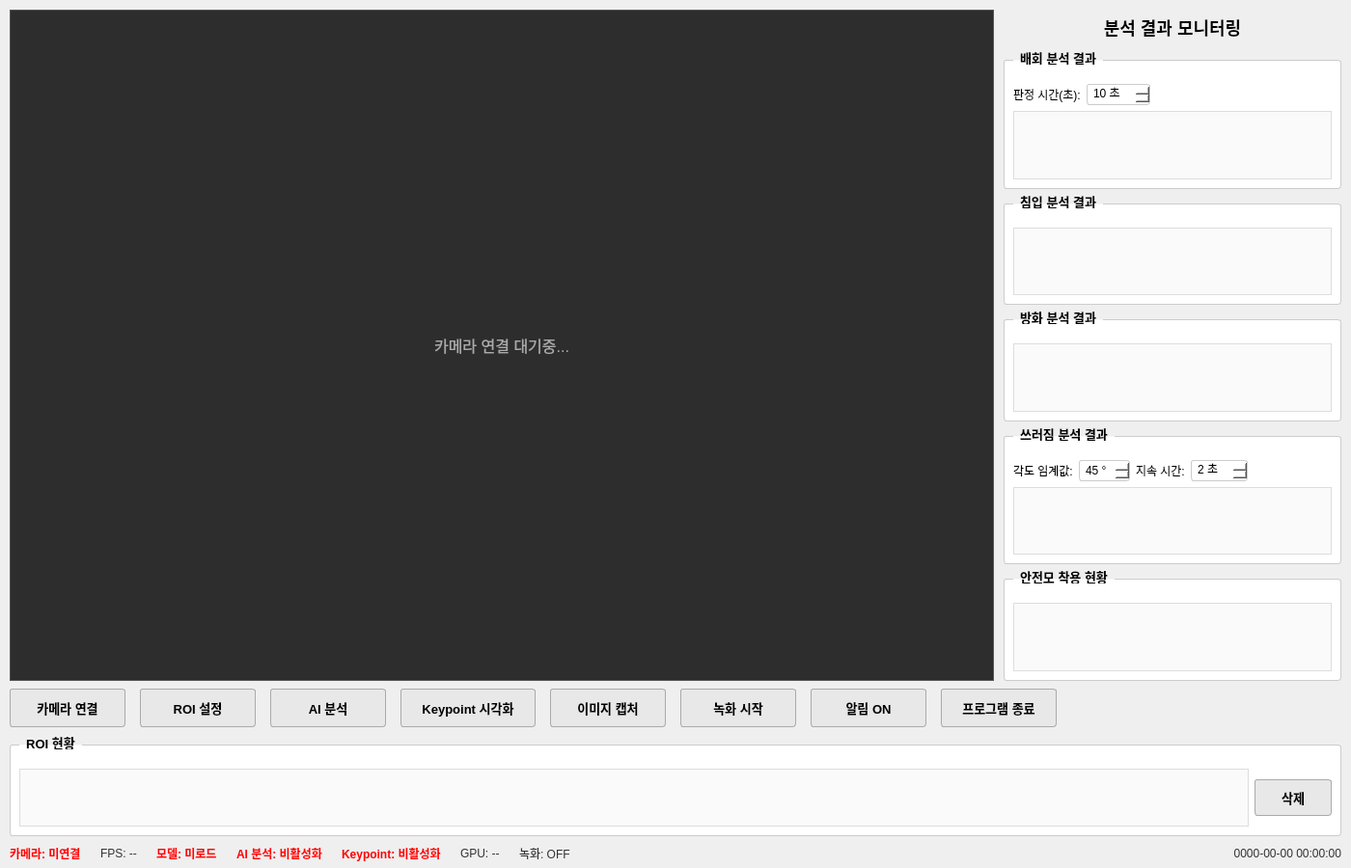
<?xml version="1.0" encoding="UTF-8"?>
<ui version="4.0">
 <class>MainWindow</class>
 <widget class="QMainWindow" name="MainWindow">
  <property name="geometry">
   <rect><x>0</x><y>0</y><width>1400</width><height>900</height></rect>
  </property>
  <property name="windowTitle">
   <string>YOLO 기반 이상행동 감지 시스템</string>
  </property>
  <widget class="QWidget" name="centralwidget">
   <layout class="QVBoxLayout" name="mainVLayout">
    <property name="spacing"><number>8</number></property>
    <property name="leftMargin"><number>10</number></property>
    <property name="topMargin"><number>10</number></property>
    <property name="rightMargin"><number>10</number></property>
    <property name="bottomMargin"><number>5</number></property>
    <!-- 상단: 카메라 + 분석 결과 패널 -->
    <item>
     <layout class="QHBoxLayout" name="contentLayout">
      <property name="spacing"><number>10</number></property>
      <!-- 카메라 영상 영역 -->
      <item>
       <widget class="QLabel" name="labelCamera">
        <property name="minimumSize"><size><width>640</width><height>480</height></size></property>
        <property name="sizePolicy">
         <sizepolicy hsizetype="Expanding" vsizetype="Expanding">
          <horstretch>3</horstretch><verstretch>0</verstretch>
         </sizepolicy>
        </property>
        <property name="styleSheet">
         <string notr="true">QLabel { background-color: #2d2d2d; color: #aaaaaa; font-size: 16px; border: 1px solid #555555; }</string>
        </property>
        <property name="text"><string>카메라 연결 대기중...</string></property>
        <property name="alignment"><set>Qt::AlignCenter</set></property>
       </widget>
      </item>
      <!-- 우측 분석 결과 패널 -->
      <item>
       <widget class="QWidget" name="analysisPanel">
        <property name="minimumSize"><size><width>350</width><height>0</height></size></property>
        <property name="maximumSize"><size><width>420</width><height>16777215</height></size></property>
        <layout class="QVBoxLayout" name="analysisPanelLayout">
         <property name="spacing"><number>5</number></property>
         <property name="leftMargin"><number>0</number></property>
         <property name="topMargin"><number>0</number></property>
         <property name="rightMargin"><number>0</number></property>
         <property name="bottomMargin"><number>0</number></property>
         <!-- 타이틀 -->
         <item>
          <widget class="QLabel" name="labelAnalysisTitle">
           <property name="styleSheet">
            <string notr="true">QLabel { font-size: 18px; font-weight: bold; padding: 5px; }</string>
           </property>
           <property name="text"><string>분석 결과 모니터링</string></property>
           <property name="alignment"><set>Qt::AlignCenter</set></property>
          </widget>
         </item>
         <!-- 배회 분석 -->
         <item>
          <widget class="QGroupBox" name="groupLoitering">
           <property name="title"><string>배회 분석 결과</string></property>
           <property name="styleSheet">
            <string notr="true">QGroupBox { font-size: 13px; font-weight: bold; border: 1px solid #cccccc; border-radius: 3px; margin-top: 10px; padding-top: 15px; background-color: white; } QGroupBox::title { subcontrol-origin: margin; left: 10px; padding: 0 5px; }</string>
           </property>
           <layout class="QVBoxLayout" name="loiteringLayout">
            <item>
             <layout class="QHBoxLayout" name="loiterThreshLayout">
              <item>
               <widget class="QLabel" name="labelLoiterThresh">
                <property name="text"><string>판정 시간(초):</string></property>
                <property name="styleSheet">
                 <string notr="true">QLabel { font-size: 12px; font-weight: normal; }</string>
                </property>
               </widget>
              </item>
              <item>
               <widget class="QSpinBox" name="spinLoiterTime">
                <property name="minimum"><number>0</number></property>
                <property name="maximum"><number>100</number></property>
                <property name="value"><number>10</number></property>
                <property name="suffix"><string> 초</string></property>
                <property name="styleSheet">
                 <string notr="true">QSpinBox { font-size: 12px; font-weight: normal; padding: 2px 4px; border: 1px solid #cccccc; border-radius: 3px; background-color: white; }</string>
                </property>
               </widget>
              </item>
              <item>
               <spacer name="loiterThreshSpacer">
                <property name="orientation"><enum>Qt::Horizontal</enum></property>
                <property name="sizeHint" stdset="0"><size><width>40</width><height>20</height></size></property>
               </spacer>
              </item>
             </layout>
            </item>
            <item>
             <widget class="QTextEdit" name="textLoitering">
              <property name="readOnly"><bool>true</bool></property>
              <property name="maximumSize"><size><width>16777215</width><height>120</height></size></property>
              <property name="styleSheet">
               <string notr="true">QTextEdit { border: 1px solid #dddddd; font-size: 11px; background-color: #fafafa; }</string>
              </property>
             </widget>
            </item>
           </layout>
          </widget>
         </item>
         <!-- 침입 분석 -->
         <item>
          <widget class="QGroupBox" name="groupIntrusion">
           <property name="title"><string>침입 분석 결과</string></property>
           <property name="styleSheet">
            <string notr="true">QGroupBox { font-size: 13px; font-weight: bold; border: 1px solid #cccccc; border-radius: 3px; margin-top: 10px; padding-top: 15px; background-color: white; } QGroupBox::title { subcontrol-origin: margin; left: 10px; padding: 0 5px; }</string>
           </property>
           <layout class="QVBoxLayout" name="intrusionLayout">
            <item>
             <widget class="QTextEdit" name="textIntrusion">
              <property name="readOnly"><bool>true</bool></property>
              <property name="maximumSize"><size><width>16777215</width><height>120</height></size></property>
              <property name="styleSheet">
               <string notr="true">QTextEdit { border: 1px solid #dddddd; font-size: 11px; background-color: #fafafa; }</string>
              </property>
             </widget>
            </item>
           </layout>
          </widget>
         </item>
         <!-- 방화 분석 -->
         <item>
          <widget class="QGroupBox" name="groupFire">
           <property name="title"><string>방화 분석 결과</string></property>
           <property name="styleSheet">
            <string notr="true">QGroupBox { font-size: 13px; font-weight: bold; border: 1px solid #cccccc; border-radius: 3px; margin-top: 10px; padding-top: 15px; background-color: white; } QGroupBox::title { subcontrol-origin: margin; left: 10px; padding: 0 5px; }</string>
           </property>
           <layout class="QVBoxLayout" name="fireLayout">
            <item>
             <widget class="QTextEdit" name="textFire">
              <property name="readOnly"><bool>true</bool></property>
              <property name="maximumSize"><size><width>16777215</width><height>120</height></size></property>
              <property name="styleSheet">
               <string notr="true">QTextEdit { border: 1px solid #dddddd; font-size: 11px; background-color: #fafafa; }</string>
              </property>
             </widget>
            </item>
           </layout>
          </widget>
         </item>
         <!-- 쓰러짐 분석 -->
         <item>
          <widget class="QGroupBox" name="groupFalldown">
           <property name="title"><string>쓰러짐 분석 결과</string></property>
           <property name="styleSheet">
            <string notr="true">QGroupBox { font-size: 13px; font-weight: bold; border: 1px solid #cccccc; border-radius: 3px; margin-top: 10px; padding-top: 15px; background-color: white; } QGroupBox::title { subcontrol-origin: margin; left: 10px; padding: 0 5px; }</string>
           </property>
           <layout class="QVBoxLayout" name="falldownLayout">
            <item>
             <layout class="QHBoxLayout" name="fallThreshLayout">
              <item>
               <widget class="QLabel" name="labelFallAngle">
                <property name="text"><string>각도 임계값:</string></property>
                <property name="styleSheet">
                 <string notr="true">QLabel { font-size: 12px; font-weight: normal; }</string>
                </property>
               </widget>
              </item>
              <item>
               <widget class="QSpinBox" name="spinFallAngle">
                <property name="minimum"><number>10</number></property>
                <property name="maximum"><number>80</number></property>
                <property name="value"><number>45</number></property>
                <property name="suffix"><string> °</string></property>
                <property name="styleSheet">
                 <string notr="true">QSpinBox { font-size: 12px; font-weight: normal; padding: 2px 4px; border: 1px solid #cccccc; border-radius: 3px; background-color: white; }</string>
                </property>
               </widget>
              </item>
              <item>
               <widget class="QLabel" name="labelFallTime">
                <property name="text"><string>지속 시간:</string></property>
                <property name="styleSheet">
                 <string notr="true">QLabel { font-size: 12px; font-weight: normal; }</string>
                </property>
               </widget>
              </item>
              <item>
               <widget class="QSpinBox" name="spinFallTime">
                <property name="minimum"><number>0</number></property>
                <property name="maximum"><number>30</number></property>
                <property name="value"><number>2</number></property>
                <property name="suffix"><string> 초</string></property>
                <property name="styleSheet">
                 <string notr="true">QSpinBox { font-size: 12px; font-weight: normal; padding: 2px 4px; border: 1px solid #cccccc; border-radius: 3px; background-color: white; }</string>
                </property>
               </widget>
              </item>
              <item>
               <spacer name="fallThreshSpacer">
                <property name="orientation"><enum>Qt::Horizontal</enum></property>
                <property name="sizeHint" stdset="0"><size><width>40</width><height>20</height></size></property>
               </spacer>
              </item>
             </layout>
            </item>
            <item>
             <widget class="QTextEdit" name="textFalldown">
              <property name="readOnly"><bool>true</bool></property>
              <property name="maximumSize"><size><width>16777215</width><height>120</height></size></property>
              <property name="styleSheet">
               <string notr="true">QTextEdit { border: 1px solid #dddddd; font-size: 11px; background-color: #fafafa; }</string>
              </property>
             </widget>
            </item>
           </layout>
          </widget>
         </item>
         <!-- 안전모 착용 현황 -->
         <item>
          <widget class="QGroupBox" name="groupHelmet">
           <property name="title"><string>안전모 착용 현황</string></property>
           <property name="styleSheet">
            <string notr="true">QGroupBox { font-size: 13px; font-weight: bold; border: 1px solid #cccccc; border-radius: 3px; margin-top: 10px; padding-top: 15px; background-color: white; } QGroupBox::title { subcontrol-origin: margin; left: 10px; padding: 0 5px; }</string>
           </property>
           <layout class="QVBoxLayout" name="helmetLayout">
            <item>
             <widget class="QTextEdit" name="textHelmet">
              <property name="readOnly"><bool>true</bool></property>
              <property name="maximumSize"><size><width>16777215</width><height>120</height></size></property>
              <property name="styleSheet">
               <string notr="true">QTextEdit { border: 1px solid #dddddd; font-size: 11px; background-color: #fafafa; }</string>
              </property>
             </widget>
            </item>
           </layout>
          </widget>
         </item>
         <item>
          <spacer name="analysisSpacer">
           <property name="orientation"><enum>Qt::Vertical</enum></property>
           <property name="sizeHint" stdset="0"><size><width>20</width><height>10</height></size></property>
          </spacer>
         </item>
        </layout>
       </widget>
      </item>
     </layout>
    </item>
    <!-- 하단 버튼 영역 -->
    <item>
     <layout class="QHBoxLayout" name="buttonLayout">
      <property name="spacing"><number>15</number></property>
      <item>
       <widget class="QPushButton" name="btnConnect">
        <property name="text"><string>카메라 연결</string></property>
        <property name="minimumSize"><size><width>120</width><height>40</height></size></property>
        <property name="styleSheet">
         <string notr="true">QPushButton { font-size: 13px; font-weight: bold; padding: 8px 16px; border: 1px solid #aaaaaa; border-radius: 3px; background-color: #e8e8e8; } QPushButton:hover { background-color: #d0d0d0; } QPushButton:pressed { background-color: #c0c0c0; }</string>
        </property>
       </widget>
      </item>
      <item>
       <widget class="QPushButton" name="btnROI">
        <property name="text"><string>ROI 설정</string></property>
        <property name="minimumSize"><size><width>120</width><height>40</height></size></property>
        <property name="styleSheet">
         <string notr="true">QPushButton { font-size: 13px; font-weight: bold; padding: 8px 16px; border: 1px solid #aaaaaa; border-radius: 3px; background-color: #e8e8e8; } QPushButton:hover { background-color: #d0d0d0; } QPushButton:pressed { background-color: #c0c0c0; }</string>
        </property>
       </widget>
      </item>
      <item>
       <widget class="QPushButton" name="btnAI">
        <property name="text"><string>AI 분석</string></property>
        <property name="minimumSize"><size><width>120</width><height>40</height></size></property>
        <property name="styleSheet">
         <string notr="true">QPushButton { font-size: 13px; font-weight: bold; padding: 8px 16px; border: 1px solid #aaaaaa; border-radius: 3px; background-color: #e8e8e8; } QPushButton:hover { background-color: #d0d0d0; } QPushButton:pressed { background-color: #c0c0c0; }</string>
        </property>
       </widget>
      </item>
      <item>
       <widget class="QPushButton" name="btnKeypoint">
        <property name="text"><string>Keypoint 시각화</string></property>
        <property name="minimumSize"><size><width>140</width><height>40</height></size></property>
        <property name="styleSheet">
         <string notr="true">QPushButton { font-size: 13px; font-weight: bold; padding: 8px 16px; border: 1px solid #aaaaaa; border-radius: 3px; background-color: #e8e8e8; } QPushButton:hover { background-color: #d0d0d0; } QPushButton:pressed { background-color: #c0c0c0; }</string>
        </property>
       </widget>
      </item>
      <item>
       <widget class="QPushButton" name="btnCapture">
        <property name="text"><string>이미지 캡처</string></property>
        <property name="minimumSize"><size><width>120</width><height>40</height></size></property>
        <property name="styleSheet">
         <string notr="true">QPushButton { font-size: 13px; font-weight: bold; padding: 8px 16px; border: 1px solid #aaaaaa; border-radius: 3px; background-color: #e8e8e8; } QPushButton:hover { background-color: #d0d0d0; } QPushButton:pressed { background-color: #c0c0c0; }</string>
        </property>
       </widget>
      </item>
      <item>
       <widget class="QPushButton" name="btnRecord">
        <property name="text"><string>녹화 시작</string></property>
        <property name="minimumSize"><size><width>120</width><height>40</height></size></property>
        <property name="styleSheet">
         <string notr="true">QPushButton { font-size: 13px; font-weight: bold; padding: 8px 16px; border: 1px solid #aaaaaa; border-radius: 3px; background-color: #e8e8e8; } QPushButton:hover { background-color: #d0d0d0; } QPushButton:pressed { background-color: #c0c0c0; }</string>
        </property>
       </widget>
      </item>
      <item>
       <widget class="QPushButton" name="btnAlarm">
        <property name="text"><string>알림 ON</string></property>
        <property name="minimumSize"><size><width>120</width><height>40</height></size></property>
        <property name="styleSheet">
         <string notr="true">QPushButton { font-size: 13px; font-weight: bold; padding: 8px 16px; border: 1px solid #aaaaaa; border-radius: 3px; background-color: #e8e8e8; } QPushButton:hover { background-color: #d0d0d0; } QPushButton:pressed { background-color: #c0c0c0; }</string>
        </property>
       </widget>
      </item>
      <item>
       <widget class="QPushButton" name="btnExit">
        <property name="text"><string>프로그램 종료</string></property>
        <property name="minimumSize"><size><width>120</width><height>40</height></size></property>
        <property name="styleSheet">
         <string notr="true">QPushButton { font-size: 13px; font-weight: bold; padding: 8px 16px; border: 1px solid #aaaaaa; border-radius: 3px; background-color: #e8e8e8; } QPushButton:hover { background-color: #d0d0d0; } QPushButton:pressed { background-color: #c0c0c0; }</string>
        </property>
       </widget>
      </item>
      <item>
       <spacer name="btnSpacer">
        <property name="orientation"><enum>Qt::Horizontal</enum></property>
        <property name="sizeHint" stdset="0"><size><width>40</width><height>20</height></size></property>
       </spacer>
      </item>
     </layout>
    </item>
    <!-- ROI 현황 (전체 너비) -->
    <item>
     <widget class="QGroupBox" name="groupROI">
      <property name="title"><string>ROI 현황</string></property>
      <property name="styleSheet">
       <string notr="true">QGroupBox { font-size: 13px; font-weight: bold; border: 1px solid #cccccc; border-radius: 3px; margin-top: 10px; padding-top: 15px; background-color: white; } QGroupBox::title { subcontrol-origin: margin; left: 10px; padding: 0 5px; }</string>
      </property>
      <layout class="QHBoxLayout" name="roiLayout">
       <item>
        <widget class="QTableWidget" name="tableROI">
         <property name="minimumSize"><size><width>0</width><height>60</height></size></property>
         <property name="maximumSize"><size><width>16777215</width><height>100</height></size></property>
         <property name="styleSheet">
          <string notr="true">QTableWidget { border: 1px solid #dddddd; font-size: 13px; font-weight: bold; background-color: #fafafa; } QHeaderView::section { font-size: 13px; font-weight: bold; background-color: #f0f0f0; border: 1px solid #dddddd; padding: 4px; }</string>
         </property>
        </widget>
       </item>
       <item>
        <widget class="QPushButton" name="btnDeleteROI">
         <property name="text"><string>삭제</string></property>
         <property name="minimumSize"><size><width>80</width><height>30</height></size></property>
         <property name="maximumSize"><size><width>80</width><height>16777215</height></size></property>
         <property name="styleSheet">
          <string notr="true">QPushButton { font-size: 13px; font-weight: bold; padding: 8px 16px; border: 1px solid #aaaaaa; border-radius: 3px; background-color: #e8e8e8; } QPushButton:hover { background-color: #d0d0d0; } QPushButton:pressed { background-color: #c0c0c0; }</string>
         </property>
        </widget>
       </item>
      </layout>
     </widget>
    </item>
    <!-- 하단 상태바 -->
    <item>
     <layout class="QHBoxLayout" name="statusLayout">
      <property name="spacing"><number>20</number></property>
      <item>
       <widget class="QLabel" name="labelCameraStatus">
        <property name="text"><string>카메라: 미연결</string></property>
        <property name="styleSheet">
         <string notr="true">QLabel { color: red; font-size: 12px; font-weight: bold; }</string>
        </property>
       </widget>
      </item>
      <item>
       <widget class="QLabel" name="labelFPS">
        <property name="text"><string>FPS: --</string></property>
        <property name="styleSheet">
         <string notr="true">QLabel { color: #333333; font-size: 12px; }</string>
        </property>
       </widget>
      </item>
      <item>
       <widget class="QLabel" name="labelModel">
        <property name="text"><string>모델: 미로드</string></property>
        <property name="styleSheet">
         <string notr="true">QLabel { color: red; font-size: 12px; font-weight: bold; }</string>
        </property>
       </widget>
      </item>
      <item>
       <widget class="QLabel" name="labelAI">
        <property name="text"><string>AI 분석: 비활성화</string></property>
        <property name="styleSheet">
         <string notr="true">QLabel { color: red; font-size: 12px; font-weight: bold; }</string>
        </property>
       </widget>
      </item>
      <item>
       <widget class="QLabel" name="labelKeypoint">
        <property name="text"><string>Keypoint: 비활성화</string></property>
        <property name="styleSheet">
         <string notr="true">QLabel { color: red; font-size: 12px; font-weight: bold; }</string>
        </property>
       </widget>
      </item>
      <item>
       <widget class="QLabel" name="labelGPU">
        <property name="text"><string>GPU: --</string></property>
        <property name="styleSheet">
         <string notr="true">QLabel { color: #333333; font-size: 12px; }</string>
        </property>
       </widget>
      </item>
      <item>
       <widget class="QLabel" name="labelRecording">
        <property name="text"><string>녹화: OFF</string></property>
        <property name="styleSheet">
         <string notr="true">QLabel { color: #333333; font-size: 12px; }</string>
        </property>
       </widget>
      </item>
      <item>
       <spacer name="statusSpacer">
        <property name="orientation"><enum>Qt::Horizontal</enum></property>
        <property name="sizeHint" stdset="0"><size><width>40</width><height>20</height></size></property>
       </spacer>
      </item>
      <item>
       <widget class="QLabel" name="labelDateTime">
        <property name="text"><string>0000-00-00 00:00:00</string></property>
        <property name="styleSheet">
         <string notr="true">QLabel { color: #333333; font-size: 12px; }</string>
        </property>
        <property name="alignment"><set>Qt::AlignRight|Qt::AlignVCenter</set></property>
       </widget>
      </item>
     </layout>
    </item>
   </layout>
  </widget>
 </widget>
 <resources/>
 <connections/>
</ui>
